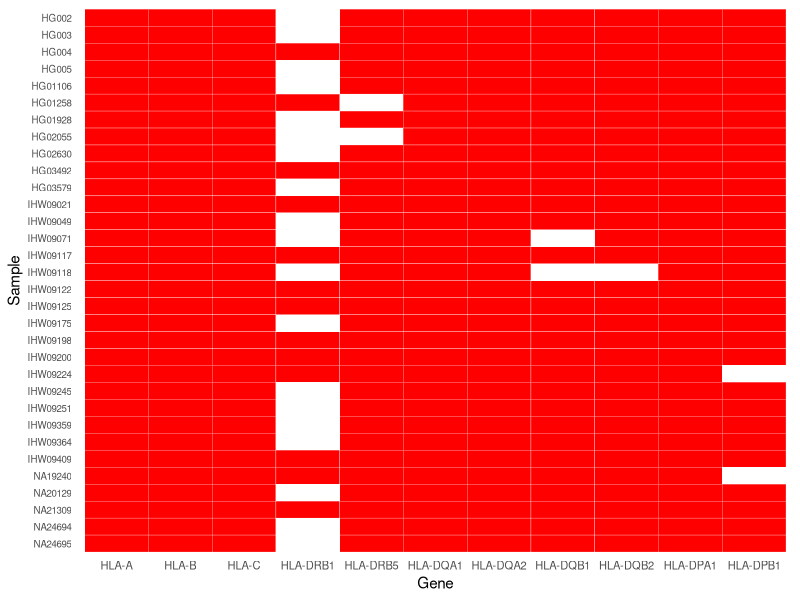
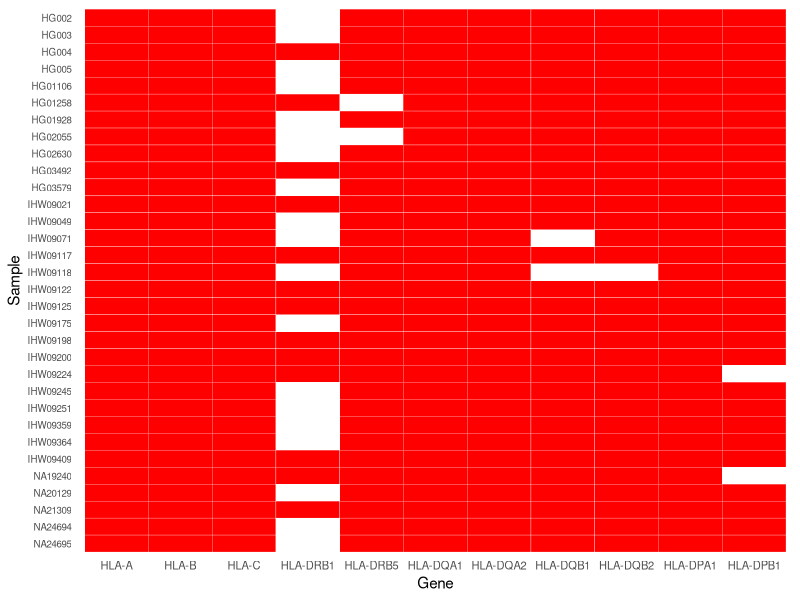
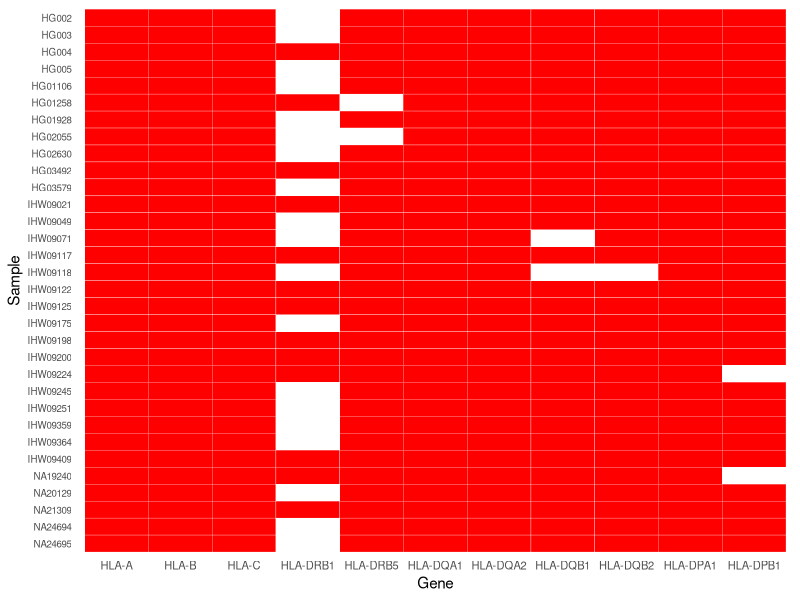

Source code (R) for these figures, in order:
library(tidyr)
library(ggplot2)
library(dplyr)

setwd("/Users/matt/Documents/GitHub/mhc/scripts/visualizations/phase_heat_map/")

# Load heatmap data
#data <- read.csv("phase_map_hiphase.csv", header = TRUE, stringsAsFactors = FALSE)
data <- read.csv("whatshap_phase_map.csv", header = TRUE, stringsAsFactors = FALSE)
colnames(data) <- gsub("\\.", "-", colnames(data))  # Replace dots with dashes

# Convert samples and genes into factors to preserve order
sample_order <- rev(data$sample)  # Reverse sample order
gene_order <- colnames(data)[-1]  # Keep gene order

df_long <- pivot_longer(
  data,
  cols = -sample,       
  names_to = "Gene",    
  values_to = "Value"   
)

df_long$sample <- factor(df_long$sample, levels = sample_order)
df_long$Gene <- factor(df_long$Gene, levels = gene_order)

# Load incomplete.csv and format labels
#incomplete <- read.csv("incomplete.csv", header = TRUE, stringsAsFactors = FALSE)
#incomplete$label <- paste0(incomplete$num_haploblocks, " (", incomplete$prop_phased, ")")

# Merge `incomplete.csv` with `df_long` while preserving order
#df_long <- df_long %>%
  #left_join(incomplete, by = c("sample", "Gene" = "gene")) %>%
  #mutate(label = ifelse(Value == 0, label, NA))  # Only label missing/0 tiles

# Ensure factor levels remain correct after merge
df_long$sample <- factor(df_long$sample, levels = sample_order)
df_long$Gene <- factor(df_long$Gene, levels = gene_order)

# Plot heatmap
figure <- ggplot(df_long, aes(x = Gene, y = sample, fill = Value)) +
  geom_tile(color = "white") +
  scale_fill_gradient(low = "white", high = "red", na.value = "white") +
  #geom_text(aes(label = label), size = 3, na.rm = TRUE) +  # Add text only to missing/0 tiles
  theme_minimal() +
  theme(
    axis.text.x = element_text(size = 8),
    axis.text.y = element_text(size = 7),
    axis.ticks = element_blank(),
    panel.grid = element_blank(),
    legend.position = "none"
  ) +
  labs(
    x = "Gene",
    y = "Sample"
  )

print(figure)

# Save the figure
#ggsave(filename = "hiphase_heat_map.pdf", plot = figure)
#ggsave(filename = "hiphase_heat_map.png", plot = figure)
ggsave(filename = "whatshap_heat_map.pdf", plot = figure)
ggsave(filename = "whatshap_heat_map.png", plot = figure)

# Load necessary library
library(dplyr)

# Example data (assuming 'data' is already loaded)
# Convert all non-sample columns to numeric if needed
data_numeric <- data %>% select(-sample)

# Count zeros per row
zero_counts <- rowSums(data_numeric == 0)

# Count occurrences
all_ones <- sum(zero_counts == 0)  # Samples with all 1s
one_zero <- sum(zero_counts == 1)  # Samples with exactly one zero
two_zeros <- sum(zero_counts == 2)  # Samples with exactly two zeros

# Print results
cat("Samples with all 1s:", all_ones, "\n")
cat("Samples with exactly one 0:", one_zero, "\n")
cat("Samples with exactly two 0s:", two_zeros, "\n")
